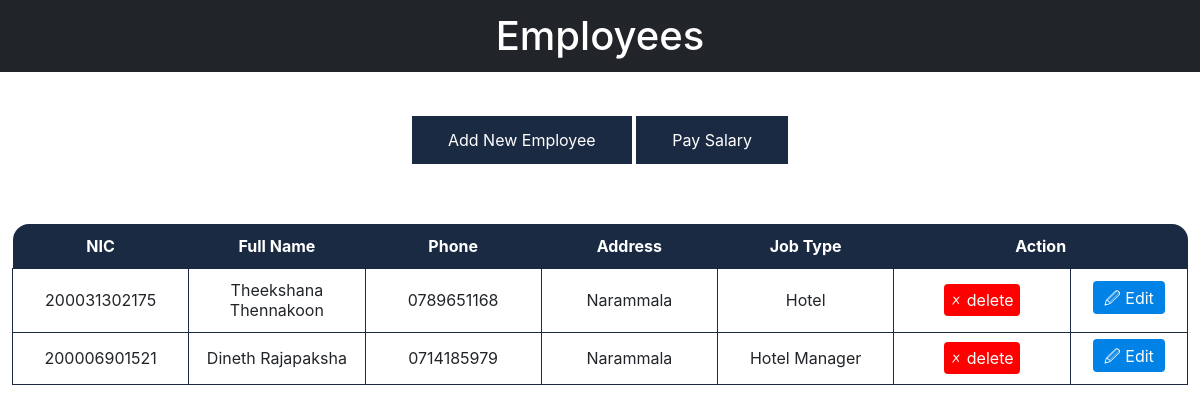
Page /employee.php on the committed database.
### tables this page shows
CREATE TABLE `employee` (
  `id` int(11) NOT NULL,
  `nic` varchar(20) NOT NULL,
  `name` varchar(100) NOT NULL,
  `phone` int(11) NOT NULL,
  `address` varchar(255) NOT NULL,
  `jobtype` varchar(150) NOT NULL,
  `salary` int(11) NOT NULL,
  `wod` varchar(10) NOT NULL
);

### employee.php (the view, shortened to what this page needs)
<?php
include('database.php');
?>
<html>
<head>
<link rel = 'stylesheet' type = 'text/css' href = 'css/bootstrap.min.css'>
</head>
<body>
<center>
<h1>Employees</h1>
<br><br>
<div class = 'links'>
<a href = 'addEmployee.php'>Add New Employee</a>
<a href = 'paysalary.php'>Pay Salary</a>
</div>
<br><br><br>
<table>
<tr>
<th>NIC</th>
<th>Full Name</th>
<th>Phone</th>
<th>Address</th>
<th>Job Type</th>
<th colspan = '2'>Action</th>
</tr>
<?php
	$sql = "SELECT * FROM employee where wod = 'work'";
	$result = $conn->query($sql);
	if ($result->num_rows > 0){
		while($row = $result->fetch_assoc()){
			$id = $row['id'];
			$nic = $row['nic'];
			$name = $row['name'];
			$phone = $row['phone'];
			$address = $row['address'];
			$jobtype = $row['jobtype'];
			echo "<tr>";
			echo "<td>" . $nic . "</td>" . "<td>" . $name . "</td>" . "<td>0" . $phone . "</td>" . "<td>" . $address . "</td>" . "<td>" . $jobtype . "</td>" . "<td> <a href = 'deleteemp.php?id=$id' class = 'del'>&#128500; delete</a>" . "</td>" . "<td> <a href = 'editemp.php?id=$id' class = 'edit'>&#128393; Edit</a>" . "</td>";
			echo "</tr>";
		}
	}
?>

### employee.php (style rules this page uses)
* { margin:0;padding:0; }
h1 { color:#fff;text-align:center;padding:1%;background:#212529;width:100%; }
.links a { padding:1.2%;padding-left:3%;padding-right:3%;background:#1a2a43;color:#fff; }
table { width:98%; }
th,td { text-align:center;padding:1%;width:15%; }
tr:first-child th:first-child { border-top-left-radius: 1em;overflow: hidden; }
tr:first-child th:last-child { border-top-right-radius: 1em;overflow: hidden; }
td { border:0.5px solid #1a2a43; }
th { background:#1a2a43;color:#fff; }
.del { background:#f00;padding:4%;color:#fff;border-radius:4px; }
.edit { background:#0082e6;padding:7%;padding-left:12%;padding-right:12%;color:#fff;border-radius:4px; }

### rows in the picture
employee: nic "200031302175", name "Theekshana Thennakoon", phone "789651168", address "Narammala", jobtype "Hotel"
employee: nic "200006901521", name "Dineth Rajapaksha", phone "714185979", address "Narammala", jobtype "Hotel Manager"
